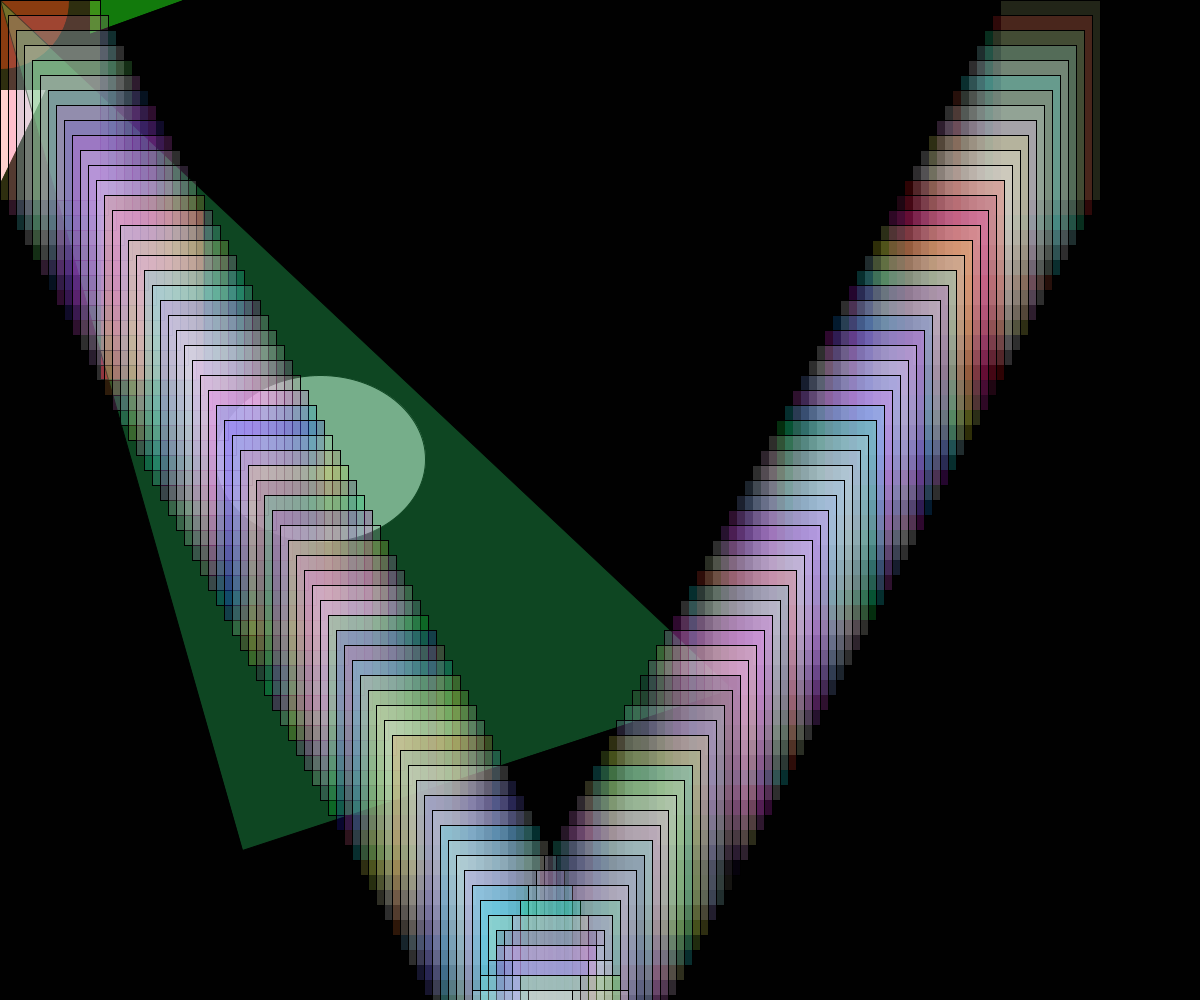
Frame 1 (no input)
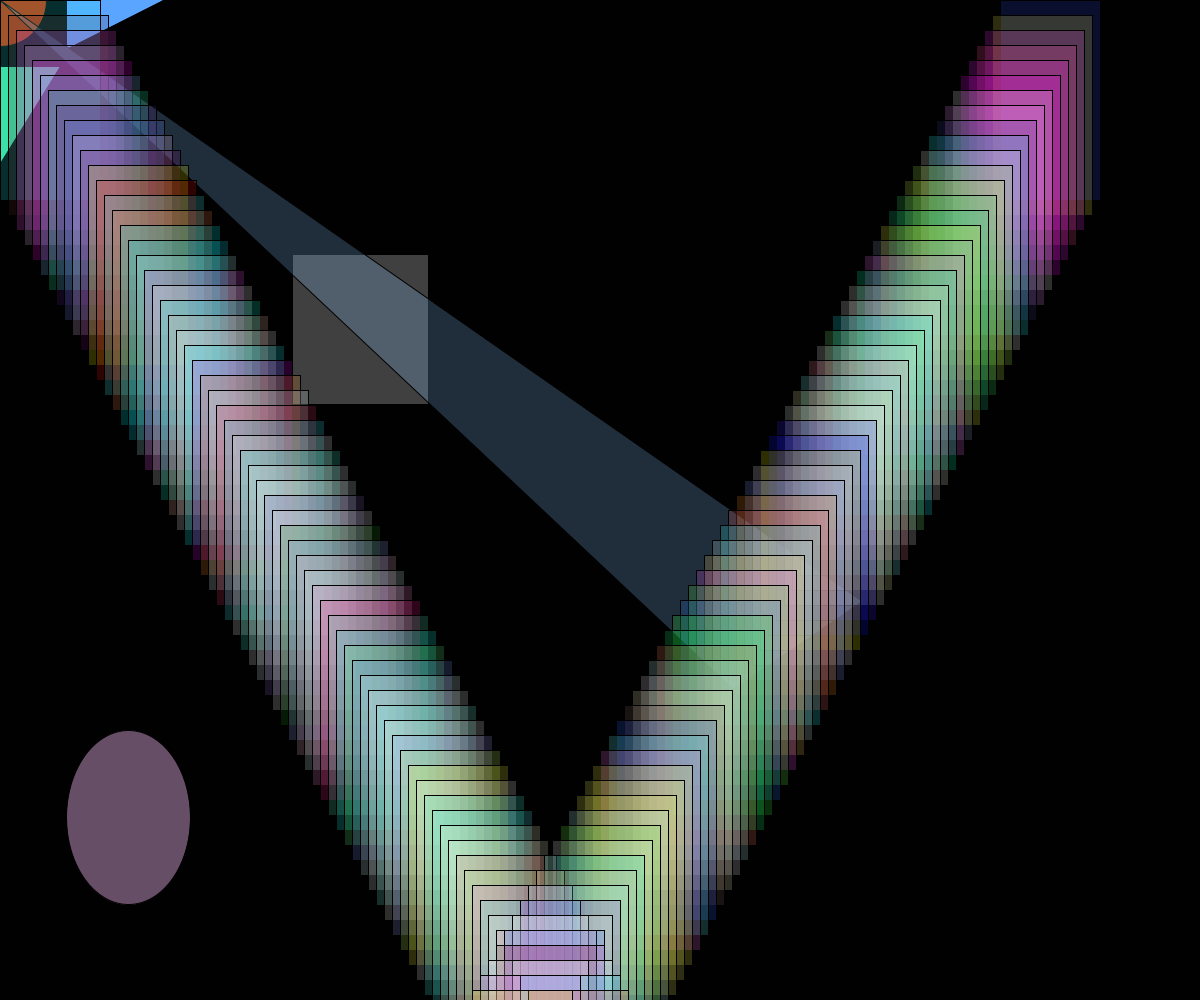
Frame 60 (the mouse pressed at the canvas centre just before this capture)
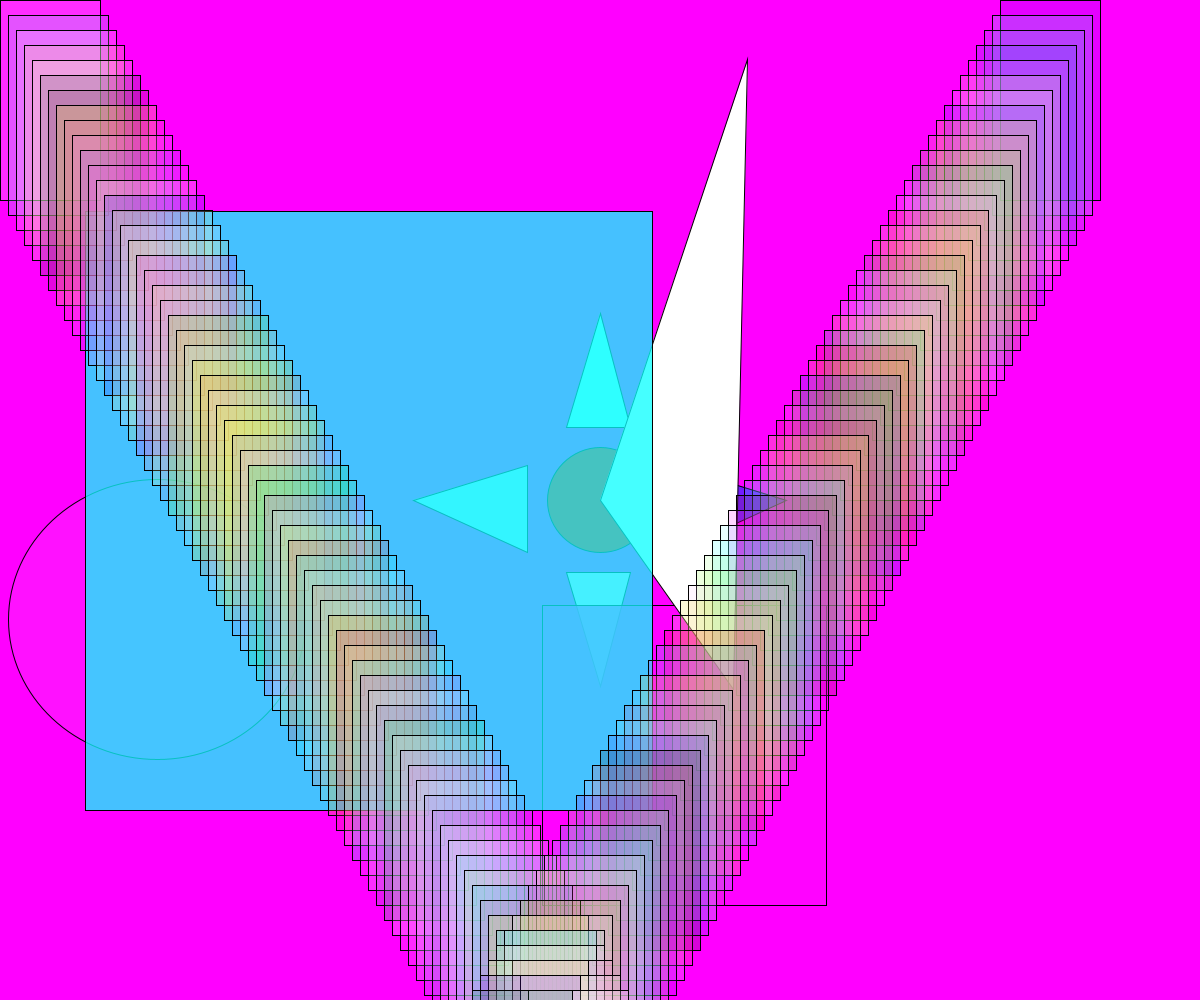
Frame 120 (the mouse held since frame 60 and released just before this capture)

The Processing sketch that drew these frames (run headless with seeded random() and noise(); from frame 60 on, the mouse is pressed at the canvas centre):

// Processing sketch: processing_125795
// ── processing_125795.pde

//Move to move circle and 4 triangle.
//Click mouse to elongate and delongate triangle.
//Go to mouseX > 900 and mouseY >700 to get a effect thingy.
//Go to mouseX < 300 and mouseY < 300 for a black background.
//Go to mouseX > 900 and mouseY < 300 for a grey background.
float quadx,mover,move,d,f,g,e,r,random,ff,c,vv,y,uu,u,o,h,kk,k,n,q,w,popx,popy,popsize1,popsize2,roundx,roundy,roundsize1,roundsize2,tri1,tri2,popx2,popy2,popsize3,popsize4,power;
void setup()
{
  size(1200,1000);          //Window size.
  move = 1;
}
void draw()
{
  //background(random(0,500),random(0,500));          //Black or White
  background(random(0,500),random(0,500),random(0,350));          //Rainbowz!!!
  power = 0;          //Vars.
  quadx = 0;
  tri1 = random(10,990);
  tri2 = random(10,990);
  roundx = random(10,990);
  roundy = random(10,990);
  roundsize1 = random(100,300);
  roundsize2 = random(100,300);
  popx = random(10,990);
  popy = random(10,990);
  popsize1 = random(100,300);
  popsize2 = random(100,300);
  random = random(90,100);
  e = random(40,200);
  r = e;
  d = mouseX + e / 2 + 20 + random;
  ff = d - random;
  f = mouseY + 20 + random(10,50);
  g = mouseY - 20 - random(10,50);
  c = mouseX - e / 2 - 20 - random;
  vv = c + random;
  y = mouseY + e / 2 + 20 + random;
  uu = y - random;
  u = mouseX - 20 - random(10,50);
  o = mouseX + 20 + random(10,50);
  h = mouseY + e / 2 + 20 + random;
  kk = h - random;
  k = mouseX - 20 - random(10,50);
  n = mouseX + 20 + random(10,50);
  q = mouseY - e / 2 - 20 - random;
  w = q + random;
  if (mouseX > 900)
  {
    if (mouseY >700)
    {
      garg();
    }
  }
  if (mouseX < 300)
  {
    if (mouseY < 300)
    {
      colorblack();
    }
  }
  if (mouseX > 900)
  {
    if (mouseY < 300)
    {
      colorwhite();
    }
  }
  fill(random(3,500),random(3,500),random(3.500),random(100,500));      //Mouse shapes
  ellipse(mouseX,mouseY,e,r);
  fill(random(3,500),random(3,500),random(3,500),random(100,500));
  triangle(d + mover,mouseY,ff,f,ff,g);
  fill(random(3,500),random(3,500),random(3,500),random(100,500));
  triangle(c - mover,mouseY,vv,f,vv,g);
  fill(random(3,500),random(3,500),random(3,500),random(100,500));
  triangle(mouseX,h + mover,k,kk,n,kk);
  fill(random(3,500),random(3,500),random(3,500),random(100,500));
  triangle(mouseX,q - mover,k,w,n,w);
  fill(random(3,500),random(3,500),random(3,500),random(50,200));      //Random shapes.
  rect(popx,popy,popsize1,popsize2);
  fill(random(3,500),random(3,500),random(3,500),random(50,200));
  ellipse(roundx,roundy,roundsize1,roundsize2);
  fill(random(3,500),random(3,500),random(3,500),random(50,300));
  triangle(733,689,tri1,tri2,mouseX,mouseY);
  fill(random(3,500),random(3,500),random(3,500),random(50,200));
  if (popx * 2 > 1000);
  {
    popx2 = (popx * 2) - 1000;
  }
  if (popy * 2 > 1000)
  {
    popy2 = (popy * 2) - 1000;
  }
  popsize3 = popsize1 * 2;
  popsize4 = popsize2 * 2;
  rect(popx2,popy2,popsize3,popsize4);
  for (int infinity = 0; infinity < 1000; infinity = infinity + 15)
  {
    fill(random(3,500),random(3,500),random(3,500),45);
    rect(power,infinity,100,200);
    //fill(random(3,500),random(3,500),random(3,500),random(0,90));
    //rect(power * 3,infinity,100,200);
    fill(random(3,500),random(3,500),random(3,500),45);
    rect((power - 1000) * -1,infinity,100,200);
    power += 8;  
  }
} 
void mousePressed()
{
  if (move == 1)
  {
    mover += 20;
    if (mover == 400)
    {
    move = 2;
    } 
  }
  if (move == 2)
  {
    mover -= 30;
    if (mover <= 0)
    {
    move = 1;
    }
  }
}
void garg()
{
  while (quadx <= 1200)
  {
    fill(random(0,500),random(0,500),random(1,1000),random(300,500));
    quad(quadx,467,quadx + random(50,75),455,quadx + random(80,105),521,quadx + random(15,30),560);
    quadx += 7;
  }
} 
void colorblack()
{
  background(1);
}
void colorwhite()
{
  background(100,500);
}
